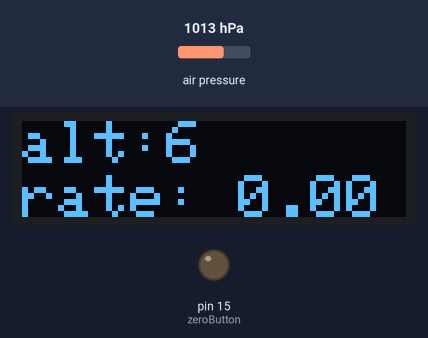
A sketch run on a simulated Arduino Uno, built with avr-gcc and run on an emulated ATmega328P. Shown: 128×32 one-colour display, output pins drawn as LEDs (lit = HIGH). The test bench sets the inputs (shaded band); at power-on: air pressure 1013 hPa. What the sketch prints to the serial monitor is not drawn.

Above: at 1.3 s.
1.4 s: air pressure set to 952 hPa
At 2.4 s:
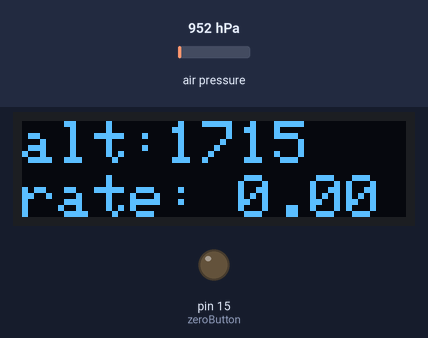
3.1 s: air pressure set to 975 hPa
At 4.3 s:
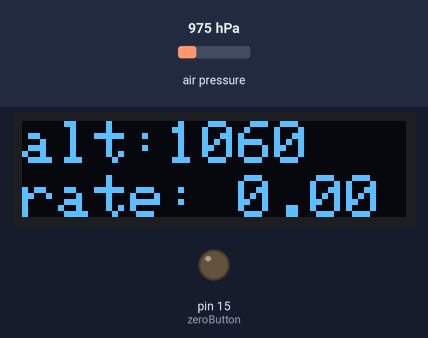
4.6 s: air pressure set to 1000 hPa
At 5.1 s:
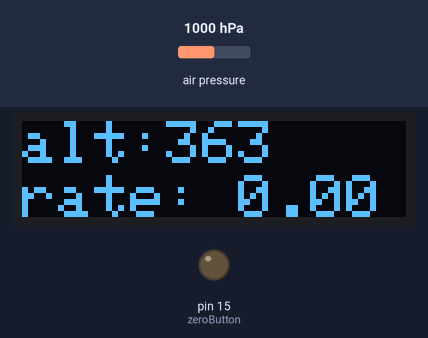
Timing chart, 0 to 7.6 s (numbered marks = the images above; inputs shaded):
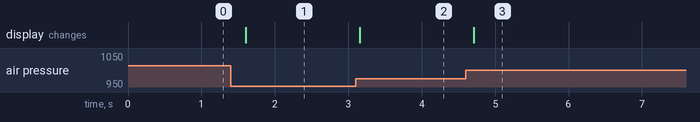

Measured:
- after the input at 1.4 s, the display: changes after 0.20 s (image 1)
- after the input at 3.1 s, the display: changes after 0.05 s (image 2)
- after the input at 4.6 s, the display: changes after 0.11 s (image 3)

The sketch:

v2.3.ino
```cpp
//stabalize rate to only readout for an altitude change of more than 1 ft

#include <Wire.h>
#include <Adafruit_SSD1306.h>
#include <Adafruit_GFX.h>

#include <SPI.h>
#include <Adafruit_Sensor.h>
#include <Adafruit_BME280.h>

#define OLED_WIDTH 128
#define OLED_HEIGHT 32
#define cutoff 2
#define delayInterval 500

#define OLED_ADDR   0x3C
#define BME_280_ADDR 0x77

Adafruit_SSD1306 display(OLED_WIDTH, OLED_HEIGHT);
Adafruit_BME280 bme;

const int zeroButton = 15;// input for resetting display to 0
float altitude; // current reading from bme280
float zero =0; // altitude at time of zero calibration
float delta;// current altitude minus altitude at time of zero calibration
float reading1;
float reading2;
int sn=1;
float r;

void setup() {

  Serial.begin(115200);
  pinMode(zeroButton,OUTPUT);
  bool sensorStatus = bme.begin(BME_280_ADDR);
  Serial.println("sensor status = "+sensorStatus);
  if (!sensorStatus) {
    Serial.println("Could not find a valid BME280 sensor, check wiring or change I2C address!");
    while (1);
     Serial.println("2");
  }
  else{
  Serial.println("BME280 sensor found");
  }

  bool displayStatus = display.begin(SSD1306_SWITCHCAPVCC, OLED_ADDR);
  Serial.println("OLED status = "+displayStatus);
  if (!displayStatus) {
    Serial.println("Could not find a valid OLED display, check wiring or change I2C address!");
    while (1);
  }
  else{

 Serial.println("OLED display found");
  }
  display.clearDisplay();
  display.setTextSize(2);
  display.setTextColor(WHITE);
}


void loop() {
  if(digitalRead (zeroButton)==HIGH)
  {
    zero =  bme.readAltitude(1013.25)*3.28;
    digitalWrite (zeroButton,LOW);
  }
  altitude = bme.readAltitude(1013.25)*3.28;

  // return average of last 5 rate calculations
   r=averageRate();

  collectReadings(altitude);
  if (sn==3)
  { bool intensityCheck = (abs (reading2 - reading1)<cutoff);
  if(intensityCheck)
    {
      sn=1;
      loop();
    }


    r = float(rate(reading2,reading1));
    Serial.println("rate   " + String(r));
    sn=1;
  }
  //Serial.println("Serial number = " + String(sn));

  delta = altitude - zero;
  display.clearDisplay();
  display.setCursor(0,0);
  display.println (String("alt:")+ String( int(delta)));
  display.setCursor(0,18);
  //display.println (String("rate:")+ String( int(1.5)));
   display.println ("rate: "+ String(r));
  display.display();

  //Serial.println(String("alt:")+ String( int(delta)));


delay(delayInterval);
}

float averageRate(){

}
//consumes two altitude readings and returns the difference between the two
float rate(float altitude1, float altitude2)
{
  Serial.println("altitude1 =" + String(reading1));
  Serial.println("altitude2 =" + String(reading2));

  return (altitude1 - altitude2)*60000/delayInterval;

}

// collects two altitude readings in sequence and assigns them to global variables reading1 and reading2
void collectReadings(float reading){

  switch(sn){
    case 1:
      reading1 = reading;
      Serial.println("reading1 = "+String(reading1));
      sn = 2;
      //Serial.println("Reached case 1 Serial number = " + String (sn));
      break;
    case 2:
      reading2 = reading;
      Serial.println("reading2 = "+String(reading2));
      sn = 3;

    break;
    default:  ;

  }
}
```
